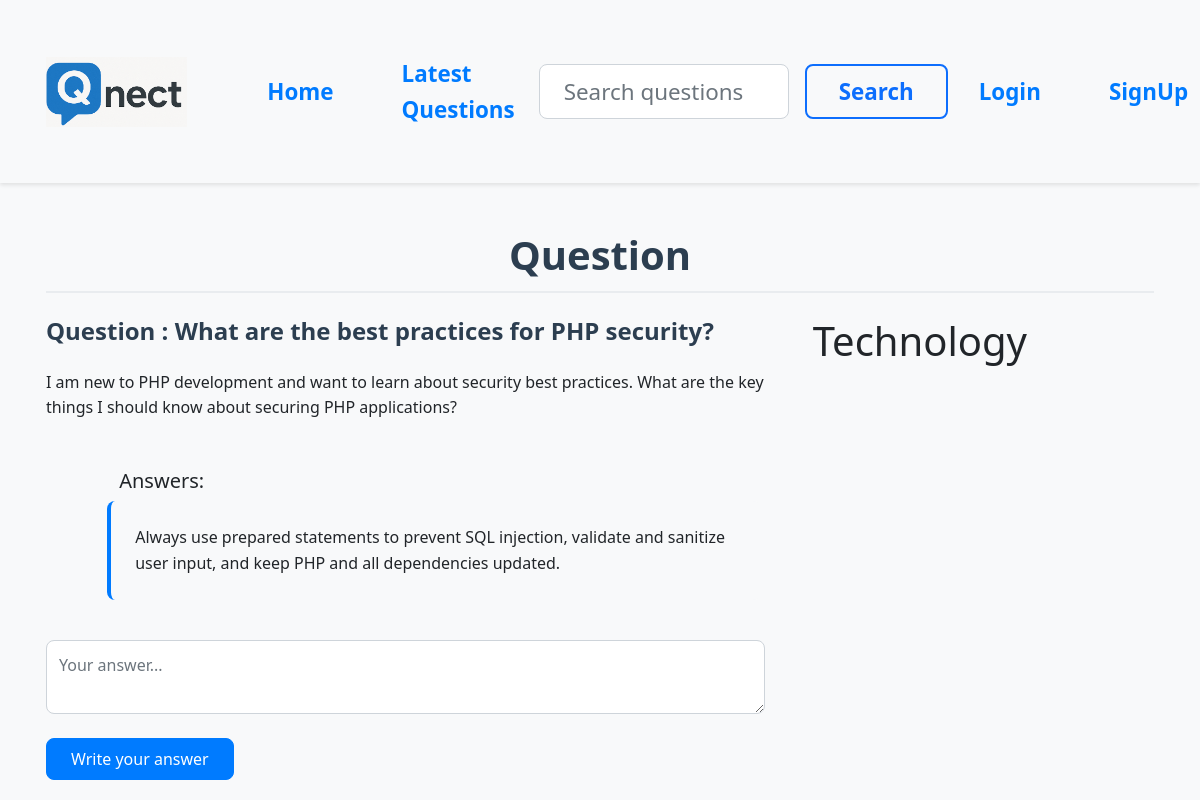
The page /?q-id=1 on the database its author committed.
### tables this page shows
CREATE TABLE IF NOT EXISTS `questions` (
  `id` int(11) NOT NULL AUTO_INCREMENT,
  `title` varchar(255) NOT NULL,
  `description` text NOT NULL,
  `category_id` int(11) NOT NULL,
  `user_id` int(11) NOT NULL,
  PRIMARY KEY (`id`),
  KEY `category_id` (`category_id`),
  KEY `user_id` (`user_id`),
  CONSTRAINT `questions_ibfk_1` FOREIGN KEY (`category_id`) REFERENCES `category` (`id`) ON DELETE CASCADE,
  CONSTRAINT `questions_ibfk_2` FOREIGN KEY (`user_id`) REFERENCES `users` (`id`) ON DELETE CASCADE
);

CREATE TABLE IF NOT EXISTS `answers` (
  `id` int(11) NOT NULL AUTO_INCREMENT,
  `answer` text NOT NULL,
  `question_id` int(11) NOT NULL,
  `user_id` int(11) NOT NULL,
  PRIMARY KEY (`id`),
  KEY `question_id` (`question_id`),
  KEY `user_id` (`user_id`),
  CONSTRAINT `answers_ibfk_1` FOREIGN KEY (`question_id`) REFERENCES `questions` (`id`) ON DELETE CASCADE,
  CONSTRAINT `answers_ibfk_2` FOREIGN KEY (`user_id`) REFERENCES `users` (`id`) ON DELETE CASCADE
);

CREATE TABLE IF NOT EXISTS `category` (
  `id` int(11) NOT NULL AUTO_INCREMENT,
  `name` varchar(255) NOT NULL,
  PRIMARY KEY (`id`)
);

### client/question-details.php (the view, shortened to what this page needs)
<div class="container">
    <h1 class="heading">Question</h1>
    <div class="row">
        <div class="col-8">
            <?php
            include("./common/db.php");
            $query = "select * from questions where id =$qid";
            $result = $conn->query($query);
            $row = $result->fetch_assoc();
            $cid = $row['category_id'];
            echo "<h4 class='margin-bottom-15 question-title'>Question : " . $row['title'] . "</h4>
    <p class='margin-bottom-15'>" . $row['description'] . "</p>";
            include("answers.php");
            ?>
            <form action="./server/requests.php" method="post">
                <textarea name="answer" class="form-control margin-bottom-15" placeholder="Your answer..."></textarea>
                <button class="btn btn-primary">Write your answer</button>
            </form>
        </div>
        <div class="col-4">
            <?php
            $categoryQuery = "select name from category where id=$cid";
            $categoryResult = $conn->query($categoryQuery);
            $categoryRow = $categoryResult->fetch_assoc();
            echo "<h1>" . ucfirst($categoryRow['name']) . "</h1>";
            ?>
        </div>
    </div>
</div>

### client/answers.php
<div class="container">
    <div class="offset-sm-1">
<h5>Answers:</h5>
<?php
$query="select * from answers where question_id=$qid";
$result= $conn->query($query);
foreach ($result as $row) {
    $answer= $row['answer'];
echo "<div class='row'>
<p class='answer-wrapper'>$answer</p>
</div>";
}
?>
</div>
</div>

### public/style.css (style rules this page uses)
body { background-color: #f8f9fa; font-family: 'Segoe UI', Tahoma, Geneva, Verdana, sans-serif; line-height: 1.6; }
.heading { text-align: center; color: #2c3e50; margin-bottom: 1.5rem; font-weight: 600; padding-bottom: 0.75rem; border-bottom: 2px solid #e9ecef; }
.form-control { border-radius: 0.5rem; padding: 0.75rem; border: 1px solid #ced4da; margin-bottom: 1.5rem; }
.btn { padding: 0.5rem 1.5rem; border-radius: 0.5rem; font-weight: 500; transition: all 0.3s ease; }
.btn-primary { background-color: #007bff; border-color: #007bff; }
.answer-wrapper { background-color: #f8f9fa; border-radius: 0.5rem; padding: 1.5rem; margin-bottom: 1rem; border-left: 4px solid #007bff; }
.container { padding: 1.5rem 1rem; }
.col-8 { padding-right: 1.5rem; }
.col-4 { padding-left: 1.5rem; }
.question-title { color: #2c3e50; font-size: 1.5rem; margin-bottom: 1.5rem; font-weight: 600; }
.margin-bottom-15 { margin-bottom: 1.5rem; }

### rows shown on the page
questions: title "What are the best practices for PHP security?", description "I am new to PHP development and want to learn about security best practices. What are the key things I should know about securing PHP applications?"
answers: answer "Always use prepared statements to prevent SQL injection, validate and sanitize user input, and keep PHP and all dependencies updated."
category: name "Technology"
